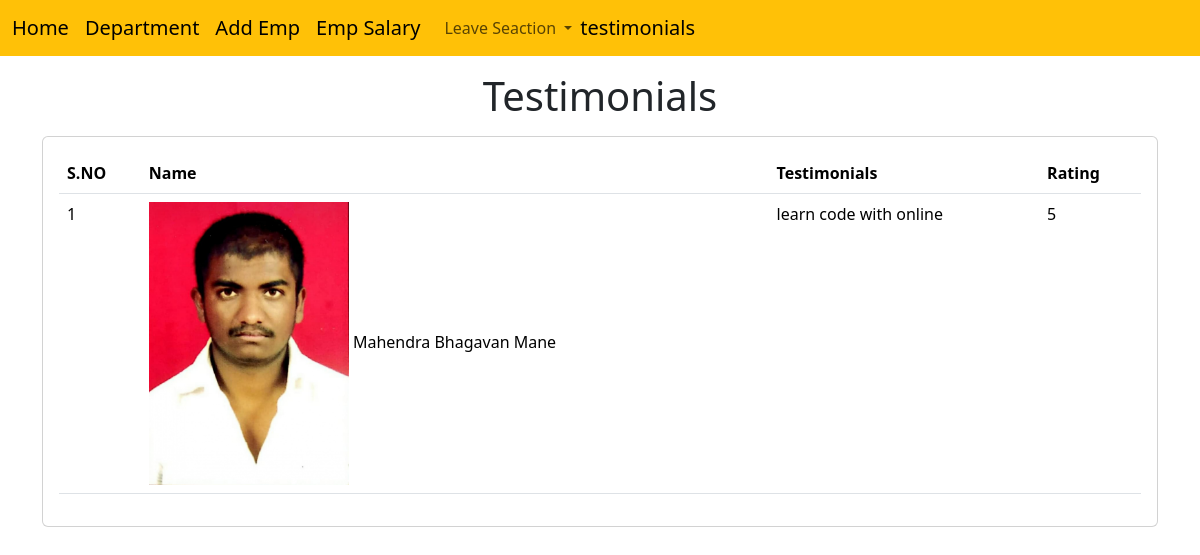
Page /emp/testimonials/ on the committed database.
### emp/models.py (models this page shows, shortened)
class Testimonial(models.Model):
    name=models.CharField(max_length=200)
    testimonial=models.TextField()
    picture=models.ImageField(upload_to="testimonials/")
    rating=models.IntegerField(max_length=1)

### emp/views.py (the view)
# urls.py: path('testimonials/',testimonials),
def testimonials(request):
    testi=Testimonial.objects.all()
    return render(request,'emp/testimonials.html',{
        'testi':testi
    })

### templates/emp/testimonials.html (shortened to what this page needs)
<!doctype html>
<html lang="en">
  <head>
    <link href="https://cdn.jsdelivr.net/npm/bootstrap@5.3.3/dist/css/bootstrap.min.css" rel="stylesheet">
  </head>
  <body>
    {% include 'emp/navbar.html' %}
    <h1 class="text-center my-3">Testimonials </h1>
    <div class="container">
        <div class="row">
            <div class="col-md-12">
                <div class="card">
                    <div class="card-body">
                      <table class="table">
                        <thead>
                            <tr>
                                <th>S.NO</th>
                                <th>Name</th>
                                <th>Testimonials</th>
                                <th>Rating</th>
                            </tr>
                        </thead>
                        <tbody>
                            {% for t in testi %}
                            <tr>
                                <td>{{forloop.counter}}</td>
                                <td>
                                 <img style="max-width: 200px;" src="/media/{{t.picture}}" alt="">
                                    {{t.name}}</td>
                                <td>{{t.testimonial}}</td>
                                <td>{{t.rating}}</td>
                            </tr>
                            {% endfor %}
                        </tbody>
                      </table>
                    </div>
                </div>
            </div>
        </div>
    </div>
  </body>
</html>

### rows in the picture
Testimonial: picture (picture), name "Mahendra Bhagavan Mane", testimonial "learn code with online", rating "5"
